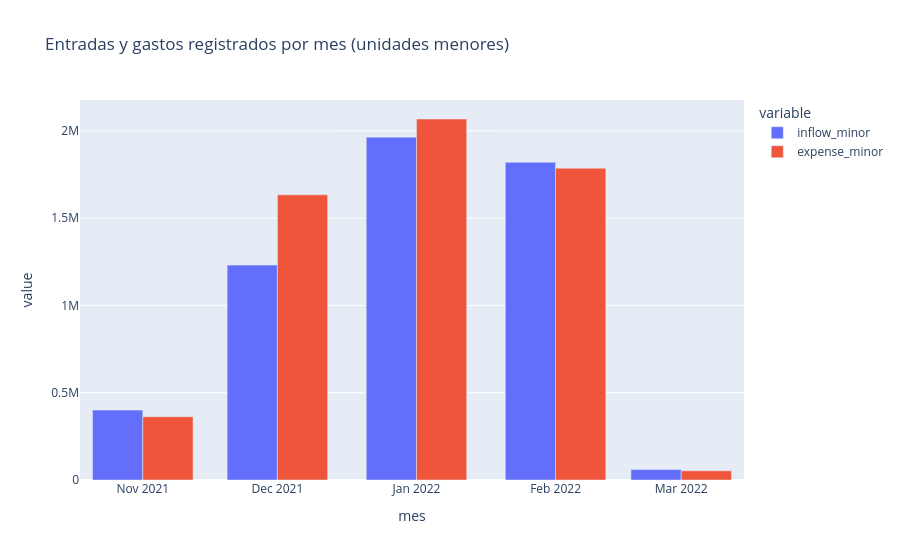
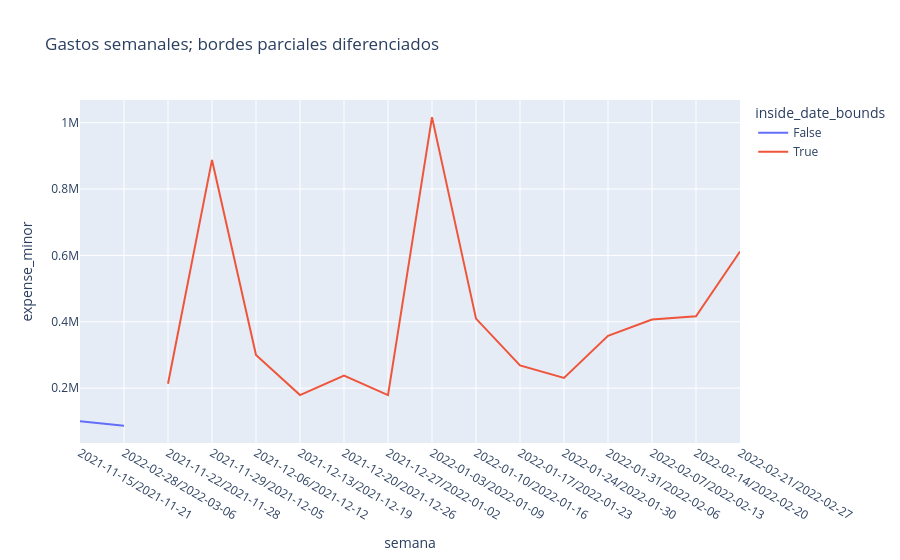

The notebook cell these images were saved under, in order:
### Markdown cell above
## C. Cobertura temporal y flujos

**Objetivo:** estudiar periodos, frecuencia e ingresos/gastos registrados. Los valores se expresan en unidades menores de la unidad de análisis; no son COP salvo conversión explícita. Las semanas son lunes-domingo.

### Code cell
print('Periodo:',summary['date_min'],'a',summary['date_max'])
print('Semanas dentro de límites de fechas:',summary['calendar_bounded_weeks'])
print('Unidad de análisis:',summary['analysis_unit'])
display(monthly)
m=monthly.reset_index(names='mes');m['mes']=m.mes.astype(str)
display(px.bar(m,x='mes',y=['inflow_minor','expense_minor'],barmode='group',title='Entradas y gastos registrados por mes (unidades menores)'))
w=weekly.reset_index(names='semana');w['semana']=w.semana.astype(str)
display(px.line(w,x='semana',y='expense_minor',color='inside_date_bounds',title='Gastos semanales; bordes parciales diferenciados'))

### Figure 1 — Plotly figure (JSON) as saved in the notebook; plotly's stock layout.template omitted (floating-point values rounded to 4 significant figures)
{"data": [{"alignmentgroup": "True", "hovertemplate": "variable=inflow_minor<br>mes=%{x}<br>value=%{y}<extra></extra>", "legendgroup": "inflow_minor", "marker": {"color": "#636efa", "pattern": {"shape": ""}}, "name": "inflow_minor", "offsetgroup": "inflow_minor", "orientation": "v", "showlegend": true, "textposition": "auto", "type": "bar", "x": ["2021-11", "2021-12", "2022-01", "2022-02", "2022-03"], "xaxis": "x", "y": [400300, 1231000, 1964100, 1820000, 60000], "yaxis": "y"}, {"alignmentgroup": "True", "hovertemplate": "variable=expense_minor<br>mes=%{x}<br>value=%{y}<extra></extra>", "legendgroup": "expense_minor", "marker": {"color": "#EF553B", "pattern": {"shape": ""}}, "name": "expense_minor", "offsetgroup": "expense_minor", "orientation": "v", "showlegend": true, "textposition": "auto", "type": "bar", "x": ["2021-11", "2021-12", "2022-01", "2022-02", "2022-03"], "xaxis": "x", "y": [362040, 1633444, 2067951, 1786465, 52500], "yaxis": "y"}], "layout": {"barmode": "group", "legend": {"title": {"text": "variable"}, "tracegroupgap": 0}, "title": {"text": "Entradas y gastos registrados por mes (unidades menores)"}, "xaxis": {"anchor": "y", "domain": [0.0, 1.0], "title": {"text": "mes"}}, "yaxis": {"anchor": "x", "domain": [0.0, 1.0], "title": {"text": "value"}}}}

### Figure 2 — Plotly figure (JSON) as saved in the notebook; plotly's stock layout.template omitted (floating-point values rounded to 4 significant figures)
{"data": [{"hovertemplate": "inside_date_bounds=False<br>semana=%{x}<br>expense_minor=%{y}<extra></extra>", "legendgroup": "False", "line": {"color": "#636efa", "dash": "solid"}, "marker": {"symbol": "circle"}, "mode": "lines", "name": "False", "orientation": "v", "showlegend": true, "type": "scatter", "x": ["2021-11-15/2021-11-21", "2022-02-28/2022-03-06"], "xaxis": "x", "y": [100500, 86415], "yaxis": "y"}, {"hovertemplate": "inside_date_bounds=True<br>semana=%{x}<br>expense_minor=%{y}<extra></extra>", "legendgroup": "True", "line": {"color": "#EF553B", "dash": "solid"}, "marker": {"symbol": "circle"}, "mode": "lines", "name": "True", "orientation": "v", "showlegend": true, "type": "scatter", "x": ["2021-11-22/2021-11-28", "2021-11-29/2021-12-05", "2021-12-06/2021-12-12", "2021-12-13/2021-12-19", "2021-12-20/2021-12-26", "2021-12-27/2022-01-02", "2022-01-03/2022-01-09", "2022-01-10/2022-01-16", "2022-01-17/2022-01-23", "2022-01-24/2022-01-30", "2022-01-31/2022-02-06", "2022-02-07/2022-02-13", "2022-02-14/2022-02-20", "2022-02-21/2022-02-27"], "xaxis": "x", "y": [213240, 887700, 300172, 179072, 237600, 179000, 1016611, 409625, 268715, 230900, 357800, 406800, 416400, 611850], "yaxis": "y"}], "layout": {"legend": {"title": {"text": "inside_date_bounds"}, "tracegroupgap": 0}, "title": {"text": "Gastos semanales; bordes parciales diferenciados"}, "xaxis": {"anchor": "y", "domain": [0.0, 1.0], "title": {"text": "semana"}}, "yaxis": {"anchor": "x", "domain": [0.0, 1.0], "title": {"text": "expense_minor"}}}}
